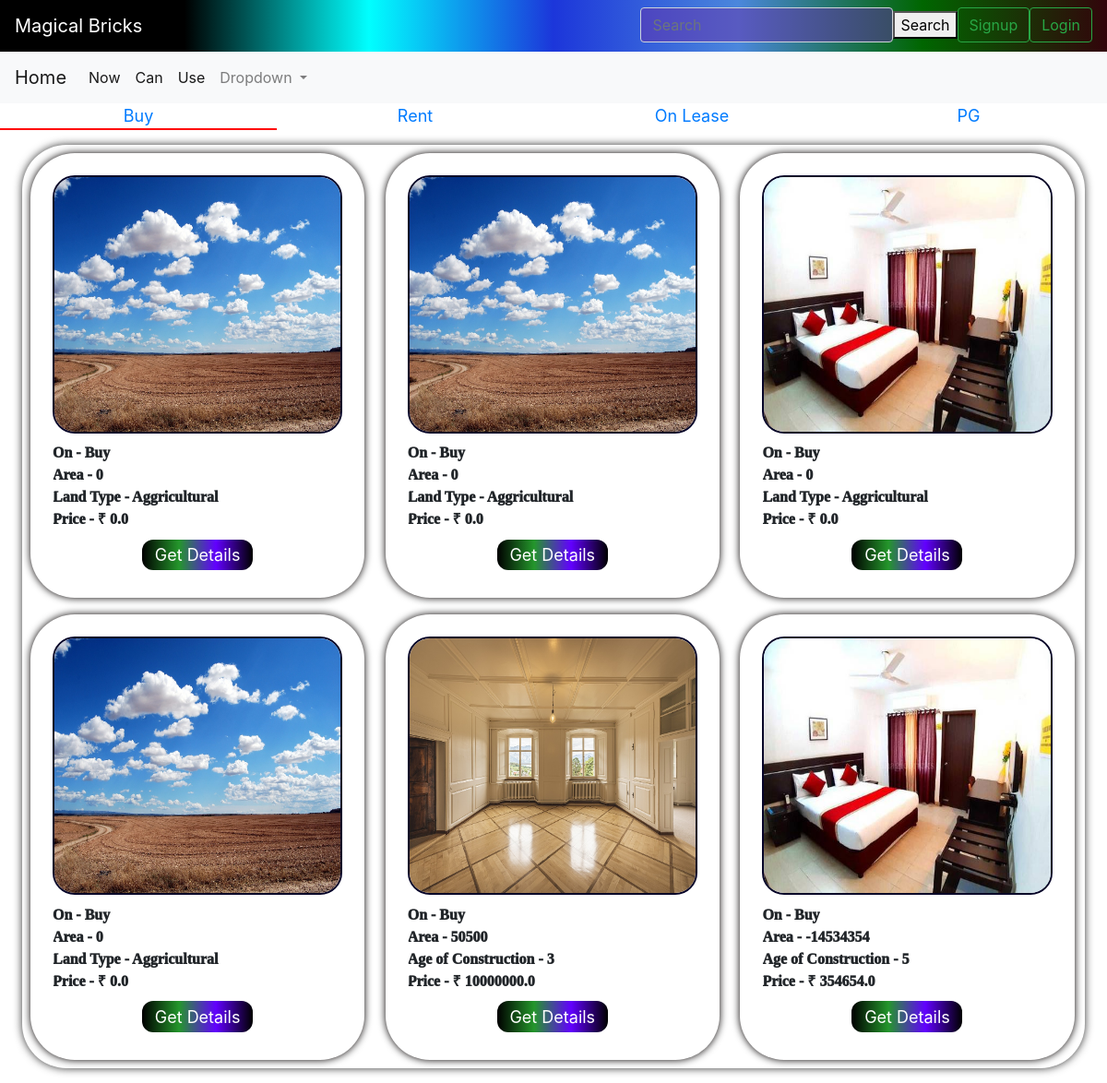
The page /properties?category=2 on the database as committed earlier.
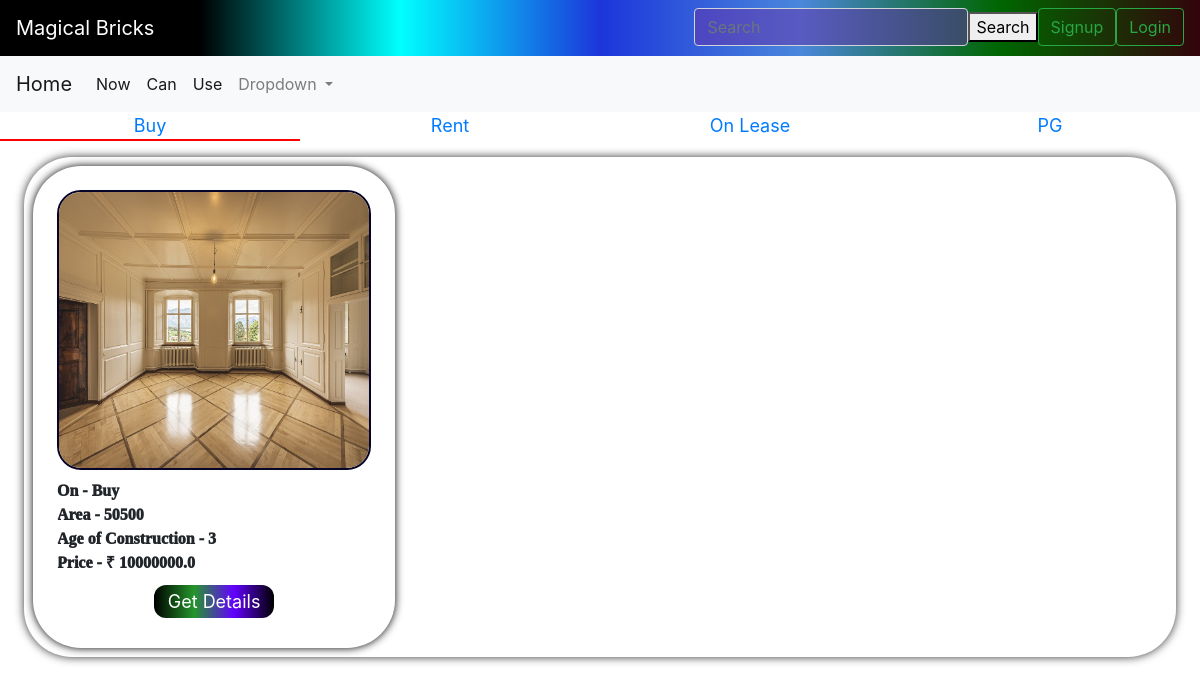
The same page on the database as committed later.
### bricks/models.py (models this page shows, shortened)
class category(models.Model):
    cat=models.CharField(max_length=50)
    def __str__(self) :
        return self.cat

class land(models.Model):
    name=models.CharField(max_length=500,blank=False,null=True,default=None)
    cat=models.ForeignKey("category", null=True , on_delete=models.CASCADE, default=None)
    owner_phone=models.IntegerField(null=True, blank=False)
    owner_name=models.CharField(max_length=500,blank=False,null=True,default=None)
    owner_mail=models.EmailField(max_length=500,blank=False,null=True)
    area=models.IntegerField(default=0)
    land_type=models.CharField(choices=t_l, max_length=50, default= None, null=True)
    price=models.FloatField(default=0)
    p_type=models.CharField(max_length=10, default="Land")
    address=models.CharField(max_length=200, blank= False, default=None, null=False, unique=True)
    image=models.ImageField(upload_to='images/')

class built(models.Model):
    name=models.CharField(max_length=500,blank=False,null=True,default=None)
    owner_phone=models.IntegerField(null=True, blank=False)
    owner_name=models.CharField(max_length=500,blank=False,null=True,default=None)
    owner_mail=models.EmailField(max_length=500,blank=False,null=True)
    cat=models.ForeignKey("category", null=True , on_delete=models.CASCADE, default=None)
    area=models.IntegerField()
    floors=models.IntegerField()
    status=models.CharField(max_length=50,choices=st)
    faces=models.CharField(choices=direction, max_length=50, blank=False)
    p_type=models.CharField(max_length=10, default="Built")
    furnished_status=models.CharField(max_length=50,choices=state, blank=False, null=True)
    type_of_ownership=models.CharField(max_length=50,choices=too)
    price=models.FloatField(default=0,null=True)
    age=models.IntegerField()
    address=models.CharField(max_length=200, blank= False, default=None, null=True, unique=True)
    image=models.ImageField(upload_to='images/')

### bricks/views.py (the view)
# urls.py: path('properties',views.properties,name='properties'),
def properties(request):
    x=request.GET.get('category')
    obj=get_object_or_404(category, pk=x)
    p=land.objects.filter(cat__cat=obj.cat)
    q=built.objects.filter(cat__cat=obj.cat)
    y=category.objects.all()
    print(p.count())
    return render(request,'bricks/properties.html',{"obj":p,"obj2":q,"y":y,"current_cat":obj.cat})

### bricks/templates/bricks/properties.html (shortened to what this page needs)
<!DOCTYPE html>
<html lang="en">
<head>
  {% load static %}
  <link rel="stylesheet" href="{% static 'bricks/style_properties.css' %}" />
</head>
<body>
  {% include "bricks/navbar.html" %}
  <div class="main">
    {% if y %} {% for x in y %}
    <a href="{% url 'properties' %}?category={{x.id}}" id="cat">
      {% if current_cat %}
      {% if current_cat == x.cat %}
      <div class="heading" style="border-bottom: 0.2vw solid red;">{{x.cat}}</div>
      {% else %}
      <div class="heading">{{x.cat}}</div>
      {% endif %}
      {% else %}
      <div class="heading">{{x.cat}}</div>
      {% endif %}
    </a>
    {% endfor %} {% endif %}
  </div>
  <div class="properties" >
    {% if obj %} {% for y in obj %}
    <div  class="property">
      <div class="imgs"><img  src="{{y.image.url}}" alt=""></div>
      <div class="info_items">On - {{y.cat}}</div>
      <div class="info_items">Area - {{y.area}}</div>
      <div class="info_items">Land Type - {{y.land_type}}</div>
      {% if y.cat.cat == "Rent" or y.cat.cat == "PG" %}
      <div class="info_items">Monthly Rent - &#8377 {{y.price}}</div>
      {% else %}
      <div class="info_items">Price - &#8377 {{y.price}}</div>
      {% endif %}
      <a href="{% url 'property_details' y.id %}?p_type={{y.p_type}}" id="details_button">
        <div id="details_button">
          Get Details
        </div>
      </a>
    </div>
    {% endfor %}
    {% endif %}
    {% if obj2 %}
    {% for y in obj2 %}
    <div  class="property">
      <div class="imgs"><img  src="{{y.image.url}}" alt=""></div>
      <div class="info_items">On - {{y.cat}}</div>
      <div class="info_items">Area - {{y.area}}</div>
      <div class="info_items">Age of Construction - {{y.age}}</div>
      {% if y.cat.cat == "Rent" or y.cat.cat == "PG" %}
      <div class="info_items">Monthly Rent - &#8377 {{y.price}}</div>
      {% else %}
      <div class="info_items">Price - &#8377 {{y.price}}</div>
      {% endif %}
      <a href="{% url 'property_details' y.id %}?p_type={{y.p_type}}" id="details_button">
        <div id="details_button">
          Get Details
        </div>
      </a>
    </div>
    {% endfor %}
    {% endif %}
  </div>
</body>
</html>

Rows that differ between the two databases and show on the page:
removed land: image (picture), cat "Buy", area "0", land_type "Aggricultural", price "0.0"
removed land: image (picture), cat "Buy", area "0", land_type "Aggricultural", price "0.0"
removed land: image (picture), cat "Buy", area "0", land_type "Aggricultural", price "0.0"
removed land: image (picture), cat "Buy", area "0", land_type "Aggricultural", price "0.0"
removed built: image (picture), cat "Buy", area "-14534354", age "5", price "354654.0"
